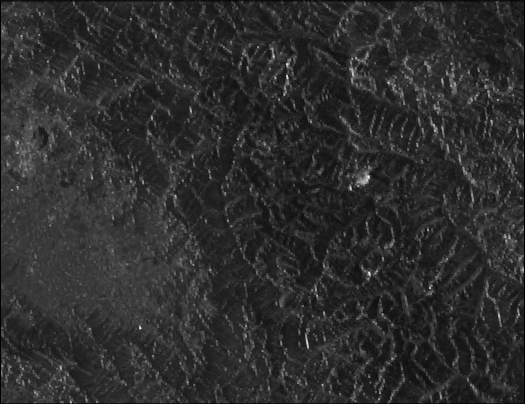
#> input picture Images/curr_img.png, 525 x 404 px
$ jupyter execute classification_model.ipynb   (older library calls are emulated)
#> lines starting #> are read from the running program, lines starting #| are printed output that depends on the picture
#> further down, image1 is the input picture: shape (404, 525, 3); min 0, max 255, mean 45.5
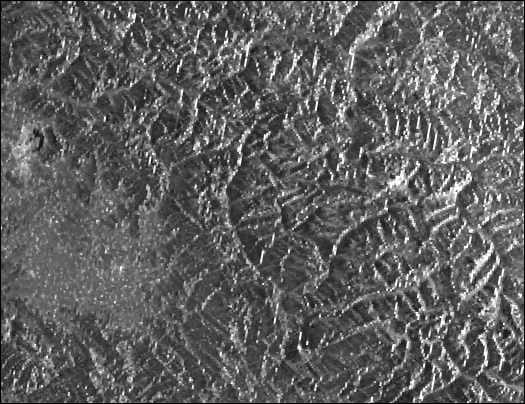
#> input picture Images/prev_img.png, 525 x 404 px
#> further down, image2 is the input picture: shape (404, 525, 3); min 0, max 255, mean 95
[cell 1]
import cv2
import numpy as np
import matplotlib.pyplot as plt
import os

[cell 2]
def detect_changes(image1, image2):
    gray1 = cv2.cvtColor(image1, cv2.COLOR_BGR2GRAY)
    gray2 = cv2.cvtColor(image2, cv2.COLOR_BGR2GRAY)

    diff = cv2.absdiff(gray1, gray2)
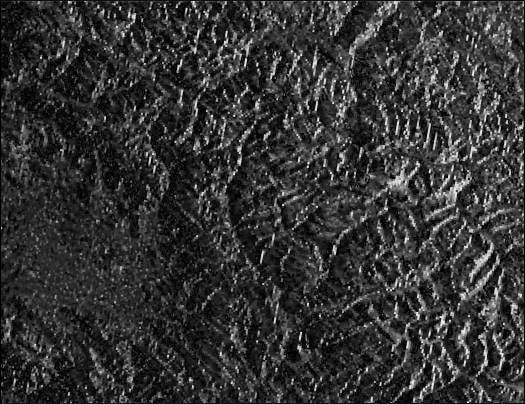
#> diff: shape (404, 525); min 0, max 237, mean 51.9

    blur = cv2.GaussianBlur(diff, (5, 5), 0)
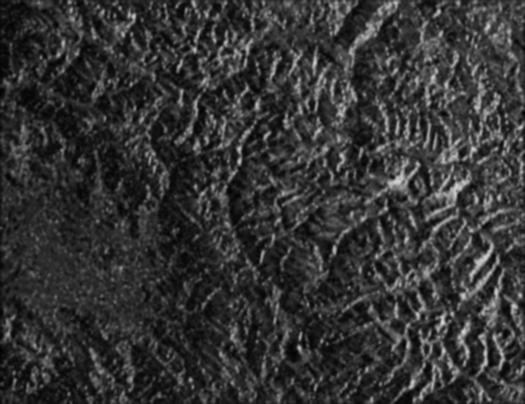
#> blur: shape (404, 525); min 2, max 220, mean 52
    dog = cv2.Laplacian(blur, cv2.CV_64F)
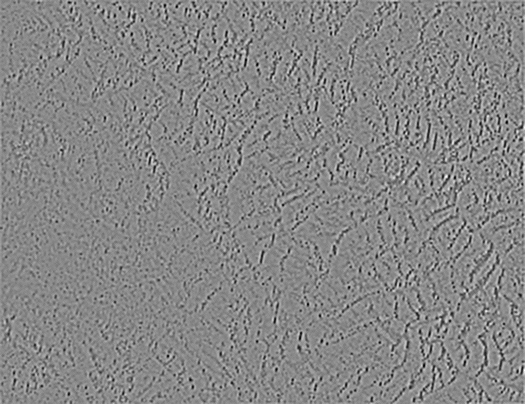
#> dog: shape (404, 525) float64; min -86, max 76, mean 0; drawn with min black and max white

    mean, std_dev = cv2.meanStdDev(dog)
#> mean = [0.0446]; std_dev = [15.03]

    threshold = mean + 2 * std_dev
#> threshold = [30.1]

    mask = np.uint8(dog > threshold)
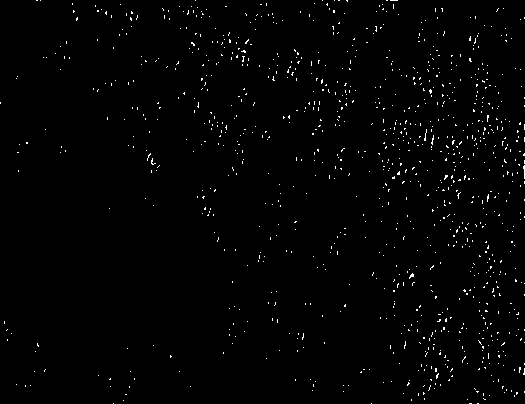
#> mask: shape (404, 525); values 0 (black) and 1 (white), 1.2% white in thin lines or dots

    final_image = cv2.bitwise_and(gray1, mask)
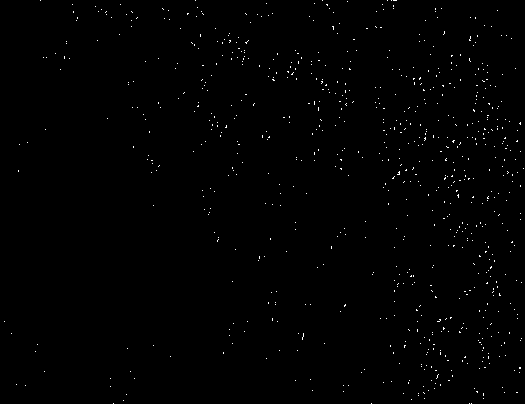
#> final_image: shape (404, 525); values 0 (black) and 1 (white), 0.55% white in thin lines or dots

    return final_image

[cell 3]
image1 = cv2.imread('../Images/curr_img.png')
image2 = cv2.imread('../Images/prev_img.png')

[cell 4]
final_image = detect_changes(image1, image2)

[cell 5]
plt.imshow(final_image, cmap='gray')
plt.title('Edge Map')

[cell 6]
plt.imsave('../Images/class_change.png', final_image, cmap='gray')

[cell 7]
import imageio.v2 as imageio
image_new = imageio.imread('../Images/class_change.png')
plt.imshow(image_new)
